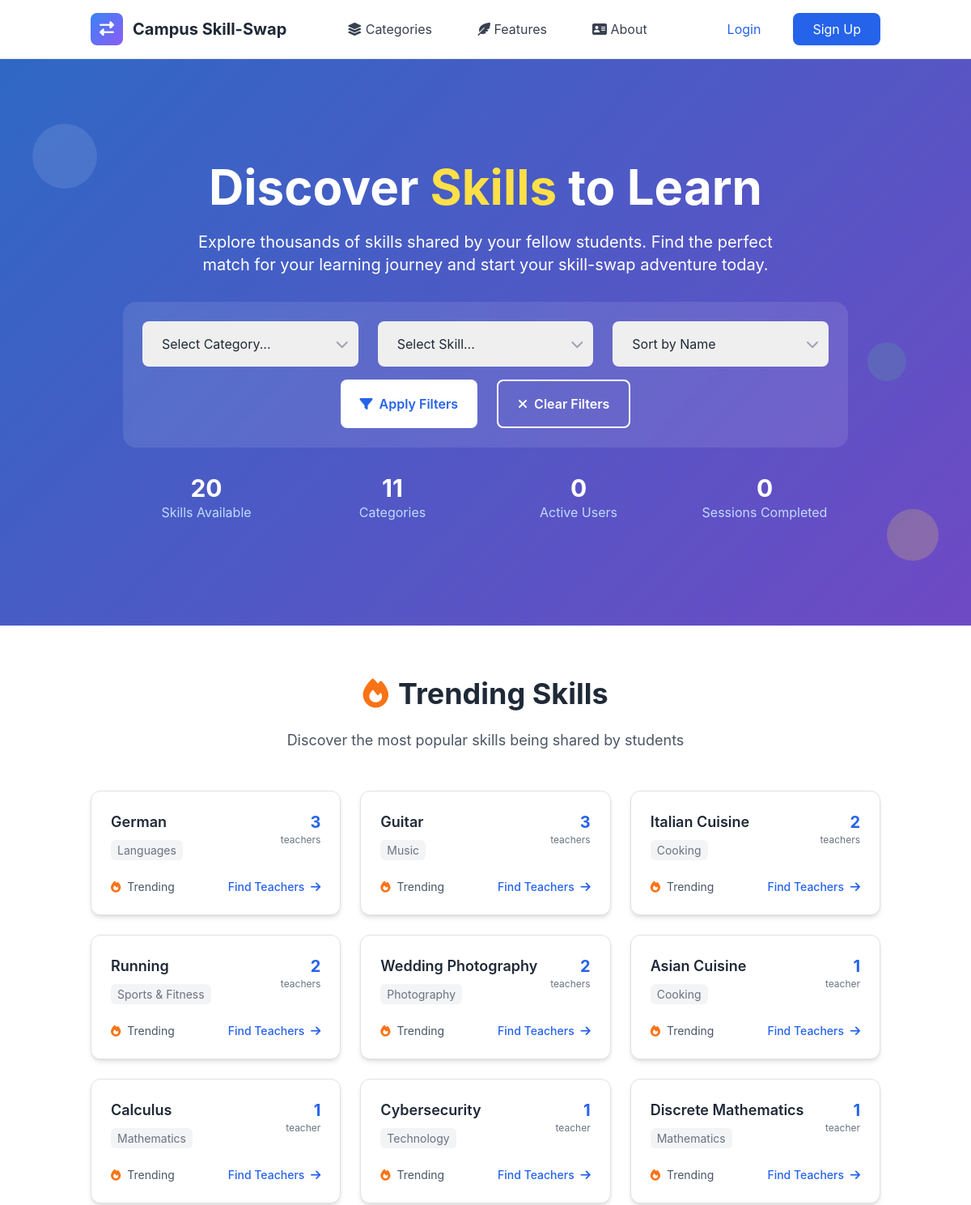
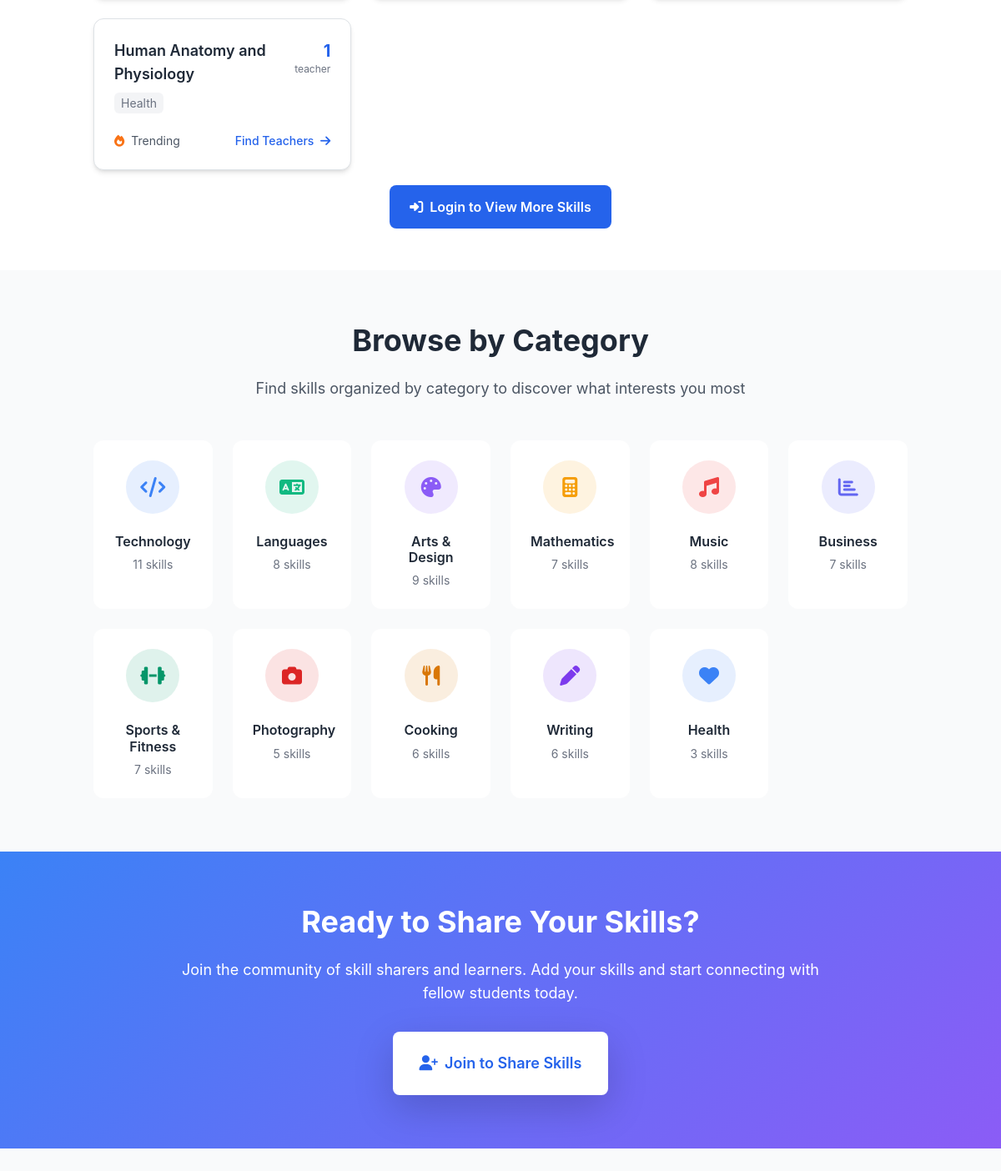
Screenshot of /skills/ with the database file from the repository (2 pictures, top to bottom).
### apps/skills/models.py (models this page shows, shortened)
class Skill(models.Model):
    name = models.CharField(max_length=100)
    category = models.ForeignKey(SkillCategory, on_delete=models.CASCADE, related_name='skills')
    image = models.ImageField(upload_to=skills_upload_to,blank=True,null=True)
    description = models.TextField(blank=True)
    is_popular = models.BooleanField(default=False)
    created_at = models.DateTimeField(auto_now_add=True)
    updated_at = models.DateTimeField(auto_now=True)
    class Meta:
        ordering = ['category__name', 'name']
        unique_together = ['name', 'category']

class SkillCategory(models.Model):
    name = models.CharField(max_length=100, unique=True)
    description = models.TextField(blank=True)
    icon = models.CharField(max_length=50, blank=True, help_text="CSS icon class")
    image = models.ImageField(upload_to='category_images/',blank=True,null=True)
    color = models.CharField(max_length=7, default='#3B82F6', help_text="Hex color code")
    is_active = models.BooleanField(default=True)
    created_at = models.DateTimeField(auto_now_add=True)
    updated_at = models.DateTimeField(auto_now=True)
    class Meta:
        ordering = ['name']
        verbose_name_plural = "Skill Categories"
        db_table = 'category'

### apps/skills/views.py (the view, shortened to what this page needs)
# urls.py: path('', views.SkillListView.as_view(), name='skill_list'),
class SkillListView(ListView):
    model = Skill
    template_name = 'skills/skill_list.html'
    context_object_name = 'skills'
    paginate_by = 20
    def get_queryset(self):
        queryset = Skill.objects.filter(category__is_active=True).annotate(
            offered_count=Count('offered_by_users')
        )
        category = self.request.GET.get('category')
        skill = self.request.GET.get('skill')
        sort_by = self.request.GET.get('sort', 'name')
        if category:
            queryset = queryset.filter(category_id=category)
        if skill:
            queryset = queryset.filter(id=skill)
        if sort_by == 'popular':
            queryset = queryset.order_by('-offered_count', 'name')
        elif sort_by == 'recent':
            queryset = queryset.order_by('-created_at', 'name')
        else:  # default to name
            queryset = queryset.order_by('name')
        return queryset
    def get_context_data(self, **kwargs):
        context = super().get_context_data(**kwargs)
        context['search_form'] = SkillSearchForm(self.request.GET)
        has_filters = bool(self.request.GET.get('category') or self.request.GET.get('skill'))
        show_trending = not has_filters
        context['show_trending'] = show_trending
        show_skills_grid = has_filters or self.request.GET.get('find_teachers')
        context['show_skills_grid'] = show_skills_grid
        if show_trending:
            trending_skills = (Skill.objects
                              .filter(category__is_active=True)
                              .annotate(offered_count=Count('offered_by_users'))
                              .filter(offered_count__gt=0)
                              .order_by('-offered_count', 'name')[:10])
            context['trending_skills'] = trending_skills
        context['categories'] = SkillCategory.objects.filter(is_active=True).annotate(
            skill_count=Count('skills')
        )
        if self.request.GET.get('category'):
            try:
                selected_category = SkillCategory.objects.get(id=self.request.GET.get('category'))
                context['selected_category'] = selected_category
            except SkillCategory.DoesNotExist:
                pass
        if self.request.GET.get('skill'):
            try:
                selected_skill = Skill.objects.get(id=self.request.GET.get('skill'))
                context['selected_skill'] = selected_skill
            except Skill.DoesNotExist:
                pass
        context['show_more_url'] = 'skills:trending_skills_more'
        return context

### apps/skills/forms.py
class SkillSearchForm(forms.Form):
    category = forms.ModelChoiceField(
        queryset=SkillCategory.objects.filter(is_active=True),
        required=False,
        empty_label="Select Category...",
        widget=forms.Select(attrs={'class': 'form-control'})
    )
    skill = forms.ModelChoiceField(
        queryset=Skill.objects.none(),
        required=False,
        empty_label="Select Skill...",
        widget=forms.Select(attrs={'class': 'form-control'})
    )
    def __init__(self, *args, **kwargs):
        super().__init__(*args, **kwargs)
        if 'category' in self.data and self.data.get('category'):
            try:
                category_id = int(self.data.get('category'))
                self.fields['skill'].queryset = Skill.objects.filter(category_id=category_id).order_by('name')
            except (ValueError, TypeError):
                pass

### templates/skills/skill_list.html (shortened to what this page needs)
{% extends 'layout/base.html' %}
{% load static %}
{% block content %}
<section class="gradient-bg relative overflow-hidden">
    <div class="relative container mx-auto px-4 py-20 lg:py-32">
        <div class="text-center text-white">
            <h1 class="text-4xl lg:text-6xl font-bold mb-6 leading-tight">
                Discover <span class="text-yellow-300">Skills</span> to Learn
            </h1>
            <p class="text-lg lg:text-xl mb-8 max-w-3xl mx-auto">
                Explore thousands of skills shared by your fellow students. Find the perfect match for your learning journey
                and start your skill-swap adventure today.
            </p>
            <div class="max-w-4xl mx-auto bg-white/10 backdrop-blur-sm rounded-2xl p-6 mb-8">
                <form method="get" class="space-y-4">
                    <div class="grid grid-cols-1 md:grid-cols-3 gap-4">
                        <div class="relative">
                            <select name="category" id="id_category" class="w-full px-4 py-3 rounded-lg border-0 text-gray-800 focus:ring-2 focus:ring-blue-500 appearance-none">
                                <option value="">Select Category...</option>
                            </select>
                        </div>
                        <div class="relative">
                            <select name="skill" id="id_skill" class="w-full px-4 py-3 rounded-lg border-0 text-gray-800 focus:ring-2 focus:ring-blue-500 appearance-none" {% if not request.GET.category %}disabled{% endif %}>
                                <option value="">Select Skill...</option>
                            </select>
                        </div>
                        <div class="relative">
                            <select name="sort" class="w-full px-4 py-3 rounded-lg border-0 text-gray-800 focus:ring-2 focus:ring-blue-500 appearance-none">
                                <option value="name" {% if request.GET.sort == 'name' %}selected{% endif %}>Sort by Name</option>
                            </select>
                        </div>
                    </div>
                    <div class="flex flex-col sm:flex-row gap-4 justify-center">
                        <button type="submit" class="bg-white text-blue-600 px-6 py-3 rounded-lg font-semibold hover:bg-gray-100 transition-all">
                            <i class="fas fa-filter mr-2"></i>Apply Filters
                        </button>
                        <a href="{% url 'skills:skill_list' %}" class="border-2 border-white text-white px-6 py-3 rounded-lg font-semibold hover:bg-white hover:text-blue-600 transition-all text-center">
                            <i class="fas fa-times mr-2"></i>Clear Filters
                        </a>
                    </div>
                </form>
            </div>
            <div class="grid grid-cols-2 md:grid-cols-4 gap-6 max-w-4xl mx-auto">
                <div class="text-center">
                    <div class="text-3xl font-bold">{{ skills.count|default:"0" }}</div>
                    <div class="text-blue-200">Skills Available</div>
                </div>
                <div class="text-center">
                    <div class="text-3xl font-bold">{{ categories.count|default:"0" }}</div>
                    <div class="text-blue-200">Categories</div>
                </div>
                <div class="text-center">
                    <div class="text-3xl font-bold">{{ total_users|default:"0" }}</div>
                    <div class="text-blue-200">Active Users</div>
                </div>
                <div class="text-center">
                    <div class="text-3xl font-bold">{{ total_sessions|default:"0" }}</div>
                    <div class="text-blue-200">Sessions Completed</div>
                </div>
            </div>
        </div>
    </div>
    <div class="absolute top-20 left-10 w-20 h-20 bg-white opacity-10 rounded-full animate-bounce"></div>
    <div class="absolute bottom-20 right-10 w-16 h-16 bg-yellow-300 opacity-20 rounded-full animate-pulse"></div>
    <div class="absolute top-1/2 right-20 w-12 h-12 bg-green-400 opacity-15 rounded-full animate-bounce delay-75"></div>
</section>
{% if show_trending %}
<section class="py-16 bg-white" id="trending-skills">
    <div class="container mx-auto px-4">
        <div class="text-center mb-12">
            <h2 class="text-3xl lg:text-4xl font-bold text-gray-800 mb-4">
                <i class="fas fa-fire text-orange-500 mr-3"></i>Trending Skills
            </h2>
            <p class="text-lg text-gray-600">
                Discover the most popular skills being shared by students
            </p>
        </div>
        {% if trending_skills %}
            <div class="grid grid-cols-1 md:grid-cols-2 lg:grid-cols-3 gap-6 mb-8">
                {% for skill in trending_skills %}
                    <div class="skill-card bg-white rounded-xl shadow-md p-6 hover:shadow-lg transition-all border">
                        <div class="flex items-start justify-between mb-4">
                            <div class="flex-1">
                                <h3 class="text-lg font-semibold text-gray-800 mb-2">{{ skill.name }}</h3>
                                <span class="text-sm text-gray-500 bg-gray-100 px-2 py-1 rounded">{{ skill.category.name }}</span>
                            </div>
                            <div class="text-right">
                                <div class="text-xl font-bold text-blue-600">{{ skill.offered_count }}</div>
                                <div class="text-xs text-gray-500">teacher{{ skill.offered_count|pluralize }}</div>
                            </div>
                        </div>
                        <div class="flex justify-between items-center">
                            <div class="flex items-center space-x-2">
                                <i class="fas fa-fire text-orange-500 text-sm"></i>
                                <span class="text-sm text-gray-600">Trending</span>
                            </div>
                            <a href="?skill={{ skill.id }}&find_teachers=1" class="text-blue-600 hover:text-blue-800 text-sm font-medium">
                                Find Teachers <i class="fas fa-arrow-right ml-1"></i>
                            </a>
                        </div>
                    </div>
                {% endfor %}
            </div>
            <div class="text-center">
                {% if user.is_authenticated %}
                    <a href="{% url 'skills:trending_skills_more' %}" class="bg-blue-600 text-white px-6 py-3 rounded-lg font-semibold hover:bg-blue-700 transition-all">
                        <i class="fas fa-arrow-right mr-2"></i>View More Skills
                    </a>
                {% else %}
                    <a href="{% url 'accounts:login' %}" class="bg-blue-600 text-white px-6 py-3 rounded-lg font-semibold hover:bg-blue-700 transition-all">
                        <i class="fas fa-sign-in-alt mr-2"></i>Login to View More Skills
                    </a>
                {% endif %}
            </div>
        {% endif %}
    </div>
</section>
{% endif %}
<section class="py-16 bg-gray-50">
    <div class="container mx-auto px-4">
        <div class="text-center mb-12">
            <h2 class="text-3xl lg:text-4xl font-bold text-gray-800 mb-4">
                Browse by Category
            </h2>
            <p class="text-lg text-gray-600">
                Find skills organized by category to discover what interests you most
            </p>
        </div>
        <div class="grid grid-cols-2 md:grid-cols-4 lg:grid-cols-6 gap-4">
            {% for category in categories %}
                <a href="?category={{ category.id }}" class="category-card bg-white p-6 rounded-xl text-center hover:shadow-lg transition-all transform hover:-translate-y-1">
                    <div class="w-16 h-16 bg-blue-100 rounded-full flex items-center justify-center mx-auto mb-4" style="background-color: {{ category.color }}20;">
                        <i class="{{ category.icon|default:'fas fa-star' }} text-2xl" style="color: {{ category.color }};"></i>
                    </div>
                    <h3 class="font-semibold text-gray-800 mb-2">{{ category.name }}</h3>
                    <p class="text-sm text-gray-500">{{ category.skill_count }} skill{{ category.skill_count|pluralize }}</p>
                </a>
            {% endfor %}
        </div>
    </div>
</section>
<section class="gradient-bg py-16">
    <div class="container mx-auto px-4 text-center">
        <div class="max-w-3xl mx-auto text-white">
            <h2 class="text-3xl lg:text-4xl font-bold mb-6">
                Ready to Share Your Skills?
            </h2>
            <p class="text-lg mb-8">
                Join the community of skill sharers and learners. Add your skills and start connecting with fellow students today.
            </p>
            {% if user.is_authenticated %}
                <a href="{% url 'skills:add_skill' %}"
                   class="bg-white text-blue-600 px-8 py-4 rounded-lg font-semibold text-lg hover:bg-gray-100 transition-all transform hover:scale-105 shadow-lg inline-block">
                    <i class="fas fa-plus mr-2"></i>Add Your Skills
                </a>
            {% else %}
                <a href="{% url 'accounts:register' %}"
                   class="bg-white text-blue-600 px-8 py-4 rounded-lg font-semibold text-lg hover:bg-gray-100 transition-all transform hover:scale-105 shadow-lg inline-block">
                    <i class="fas fa-user-plus mr-2"></i>Join to Share Skills
                </a>
            {% endif %}
        </div>
    </div>
</section>
{% endblock %}

### templates/layout/base.html (style rules this page uses)
:root { --primary-color: #3B82F6; --secondary-color: #10B981; --accent-color: #8B5CF6; --warning-color: #F59E0B; --danger-color: #EF4444; }
body { font-family: 'Inter', -apple-system, BlinkMacSystemFont, sans-serif; }
.gradient-bg { background: linear-gradient(135deg, var(--primary-color) 0%, var(--accent-color) 100%); }
.skill-card { transition: all 0.3s ease; border: 1px solid #e5e7eb; }

### rows the page displays
Skill: name "German", category.name "Languages", offered_count "3"
Skill: name "Guitar", category.name "Music", offered_count "3"
Skill: name "Italian Cuisine", category.name "Cooking", offered_count "2"
Skill: name "Running", category.name "Sports & Fitness", offered_count "2"
Skill: name "Wedding Photography", category.name "Photography", offered_count "2"
Skill: name "Asian Cuisine", category.name "Cooking", offered_count "1"
Skill: name "Calculus", category.name "Mathematics", offered_count "1"
Skill: name "Cybersecurity", category.name "Technology", offered_count "1"
Skill: name "Discrete Mathematics", category.name "Mathematics", offered_count "1"
Skill: name "Human Anatomy and Physiology", category.name "Health", offered_count "1"
SkillCategory: name "Technology", skill_count "11"
SkillCategory: name "Languages", skill_count "8"
SkillCategory: name "Arts & Design", skill_count "9"
SkillCategory: name "Mathematics", skill_count "7"
SkillCategory: name "Music", skill_count "8"
SkillCategory: name "Business", skill_count "7"
SkillCategory: name "Sports & Fitness", skill_count "7"
SkillCategory: name "Photography", skill_count "5"
SkillCategory: name "Cooking", skill_count "6"
SkillCategory: name "Writing", skill_count "6"
SkillCategory: name "Health", skill_count "3"

### other values shown
{{ skills.count|default:"0" }} "20"
{{ categories.count|default:"0" }} "11"
{{ total_users|default:"0" }} "0"
{{ total_sessions|default:"0" }} "0"
